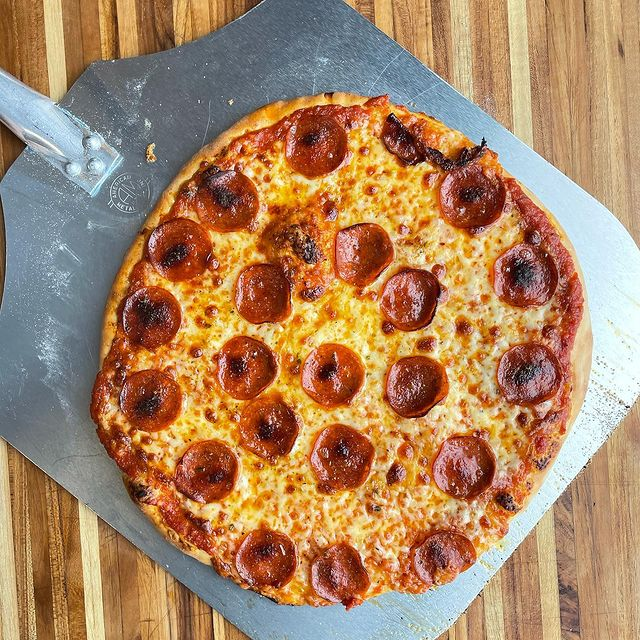
#> input picture machine-learning/module/post/image.jpg, 640 x 640 px, found by its file name
$ python main.py
#> lines starting #> are read from the running program, lines starting #| are printed output that depends on the picture
import cv2
import os
import numpy as np
import matplotlib.pyplot as plt

def main():
  img = cv2.imread('./module/post/image.jpg')
#> img is the input picture: shape (640, 640, 3); mean B, G, R 99.7, 133.9, 171
  img_arr = np.array(img) / 255.0


  kernel = np.array([
    [0,  -1,  0],
    [-1,  0,  1],
    [0,  1,  0]
  ])

  # high pass filter (vertical edge filter)
  # kernel = np.array([
  #   [0,   0,  0],
  #   [-1,  0,  1],
  #   [0,   0,  0]
  # ])

  dst = cv2.filter2D(img_arr, -1, kernel)
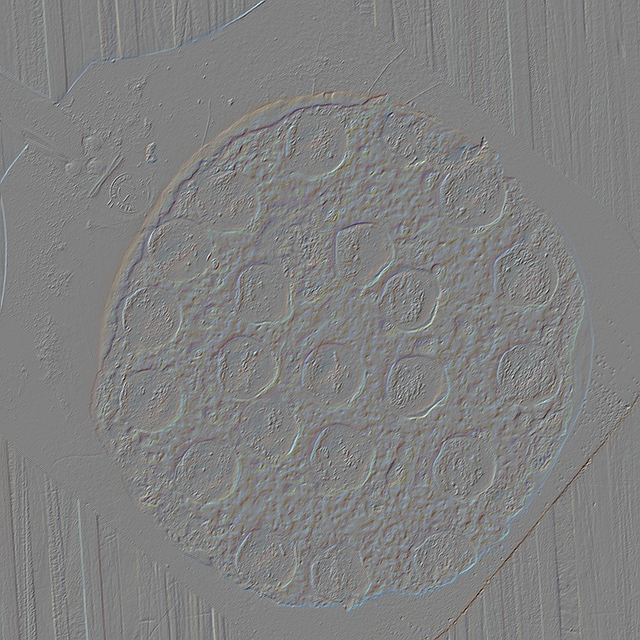
#> dst: shape (640, 640, 3) float64; mean B, G, R 0.000987, 0.000881, 0.000786; drawn with min black and max white

  plt.figure()
  plt.imshow(img_arr[:, :, [2,1,0]])

  plt.figure()
  plt.imshow(dst[:, :, [2,1,0]])

  plt.show()
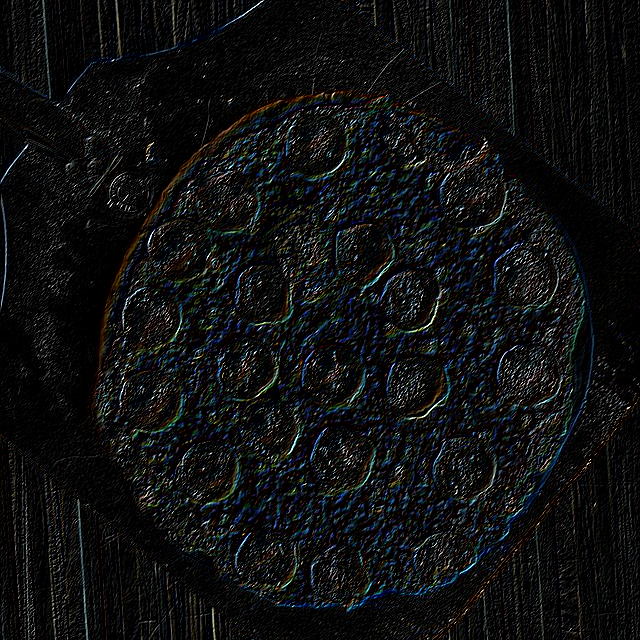
#> shown: shape (640, 640, 3) float64; mean R, G, B 0.059, 0.0634, 0.0653


if __name__ == "__main__":
  main()
